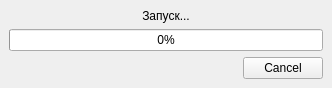
<?xml version="1.0" encoding="UTF-8"?>
<ui version="4.0">
 <class>MainWindow</class>
 <widget class="QMainWindow" name="MainWindow">
  <property name="windowModality">
   <enum>Qt::WindowModal</enum>
  </property>
  <property name="geometry">
   <rect>
    <x>0</x>
    <y>0</y>
    <width>332</width>
    <height>87</height>
   </rect>
  </property>
  <property name="windowTitle">
   <string>Обработка</string>
  </property>
  <widget class="QWidget" name="centralwidget">
   <layout class="QGridLayout" name="gridLayout">
    <item row="0" column="0">
     <widget class="QLabel" name="label">
      <property name="text">
       <string>Запуск...</string>
      </property>
      <property name="alignment">
       <set>Qt::AlignCenter</set>
      </property>
     </widget>
    </item>
    <item row="1" column="0">
     <widget class="QProgressBar" name="progressBar">
      <property name="value">
       <number>0</number>
      </property>
      <property name="textVisible">
       <bool>true</bool>
      </property>
      <property name="invertedAppearance">
       <bool>false</bool>
      </property>
     </widget>
    </item>
    <item row="2" column="0">
     <widget class="QDialogButtonBox" name="buttonBox">
      <property name="standardButtons">
       <set>QDialogButtonBox::Cancel</set>
      </property>
     </widget>
    </item>
   </layout>
  </widget>
 </widget>
 <resources/>
 <connections>
  <connection>
   <sender>buttonBox</sender>
   <signal>rejected()</signal>
   <receiver>MainWindow</receiver>
   <slot>close()</slot>
   <hints>
    <hint type="sourcelabel">
     <x>280</x>
     <y>64</y>
    </hint>
    <hint type="destinationlabel">
     <x>273</x>
     <y>88</y>
    </hint>
   </hints>
  </connection>
 </connections>
</ui>
